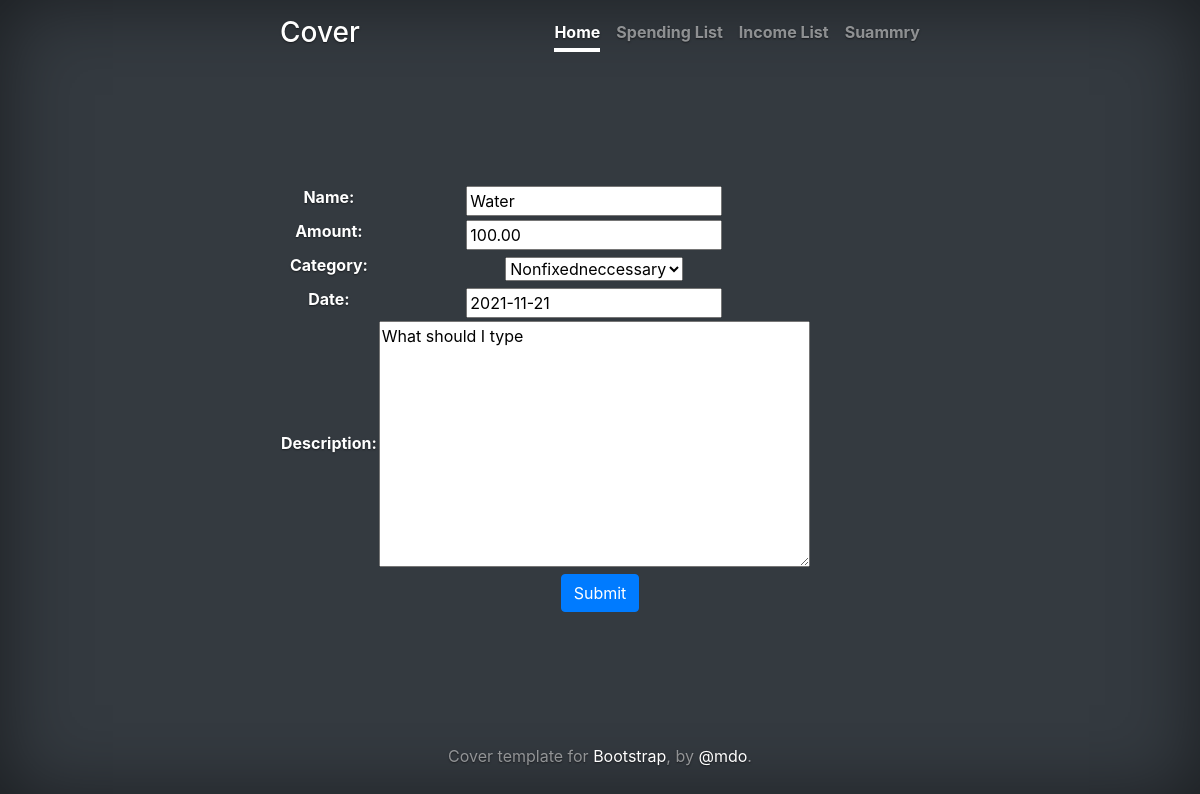
/budget/spending/update/2/, run on the app's committed database.
### budget/models.py (models this page shows, shortened)
class Spending(models.Model):
    name = CharField(max_length=128)
    amount = DecimalField(max_digits=8,decimal_places=2)
    category = ForeignKey(Category,related_name='spendings', null=True,on_delete=models.DO_NOTHING)
    date = DateField(default=datetime.date.today)# date field , default is today
    description = TextField()

class Category(models.Model):
    name = CharField(max_length=128)
    method = ForeignKey(SavingMethod, null=True, on_delete=models.DO_NOTHING)
    def __str__(self):
        return self.name

### budget/views.py (the view)
# urls.py: path('budget/spending/update/<pk>/',SpendingUpdateView.as_view(), name='spending_update'),
class SpendingUpdateView(UpdateView):
    template_name = "spendings/create.html"
    model = Spending
    form_class = SpendingForm
    success_url = reverse_lazy("summary")

### budget/forms.py
class SpendingForm(ModelForm):
    class Meta:
        model = Spending
        fields = '__all__'
    date = PastandNowField
    amount = DecimalField(min_value=0)

### budget/templates/spendings/create.html (shortened to what this page needs)
{% extends "base.html" %}
{% block content %}
    <form method="post">
        <table>{{ form }}</table>
        <input type="submit" value="Submit" class="btn btn-primary">
    </form>
{% endblock %}

### budget/templates/cover.css (style rules this page uses)
body { text-shadow: 0 .05rem .1rem rgba(0, 0, 0, .5); box-shadow: inset 0 0 5rem rgba(0, 0, 0, .5); }

### data on the page
Spending: name "Water", amount "100.00", category "Nonfixedneccessary", date "2021-11-21", description "What should I type"
